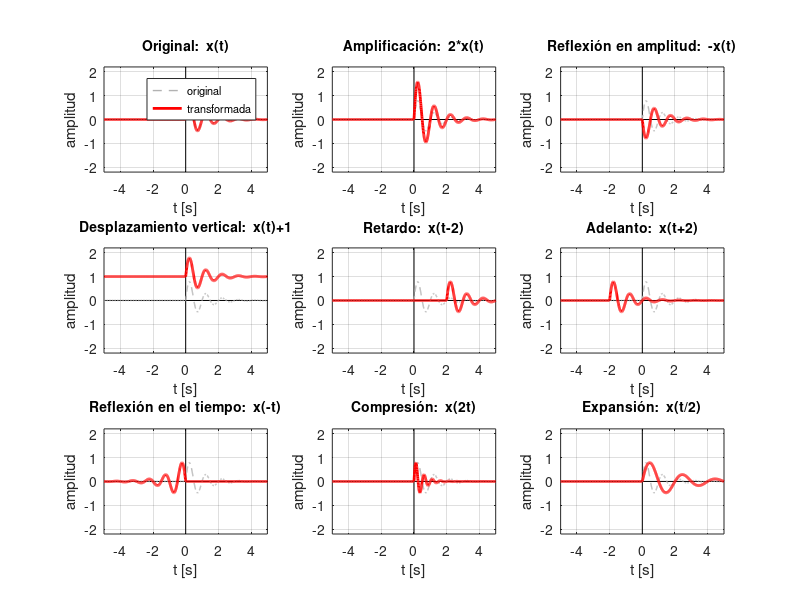

MATLAB code to generate this figure:
%% GRAFICACION DE SEÑALES Y TRANSFORMACIONES
%  Grafica una señal x(t) y sus transformaciones en amplitud y en tiempo.
%  Cada transformación es una función anónima @(t)..., que es el equivalente
%  en MATLAB a una función lambda.
%
%     y(t) = A*x(a*t + b) + B        A, B -> amplitud        a, b -> tiempo

clear; clc; close all;

% --- 1. Señal original ---------------------------------------------------
%  Al ser una función anónima y no un vector, se puede evaluar en CUALQUIER
%  argumento: x(t), x(2*t), x(-t)... y de ahí salen las transformaciones.
%  Cambia estas dos líneas para probar con otra señal.
nombre = 'e^{-t} sen(2\pi t) u(t)';
x = @(t) exp(-t) .* sin(2*pi*t) .* (t >= 0);

t = linspace(-5, 5, 1000);          % eje de tiempo: 1000 puntos entre -5 y 5

% --- 2. Transformaciones: cada fila es {titulo, función anónima} ---------
lista = {
    'Original:  x(t)',                  @(t)  x(t);
    'Amplificación:  2*x(t)',           @(t)  2*x(t);
    'Reflexión en amplitud:  -x(t)',    @(t) (-x(t));
    'Desplazamiento vertical:  x(t)+1', @(t)  x(t) + 1;
    'Retardo:  x(t-2)',                 @(t)  x(t - 2);
    'Adelanto:  x(t+2)',                @(t)  x(t + 2);
    'Reflexión en el tiempo:  x(-t)',   @(t)  x(-t);
    'Compresión:  x(2t)',               @(t)  x(2*t);
    'Expansión:  x(t/2)',               @(t)  x(t/2)
    };

% --- 3. Una gráfica por transformación -----------------------------------
figure('Color', 'w', 'Position', [60 50 1150 720]);

for k = 1:size(lista, 1)
    titulo = lista{k, 1};
    y      = lista{k, 2};

    subplot(3, 3, k);
    plot([-5 5], [0 0], 'k', 'LineWidth', 0.5);        % ejes de referencia
    hold on;
    plot([0 0], [-2.2 2.2], 'k', 'LineWidth', 0.5);
    h1 = plot(t, x(t), '--', 'Color', [0.7 0.7 0.7], 'LineWidth', 1);  % original
    h2 = plot(t, y(t), 'r', 'LineWidth', 2);                           % transformada
    hold off;

    if k == 1
        legend([h1 h2], 'original', 'transformada', 'Location', 'northeast', 'FontSize', 8);
    end

    title(titulo, 'Interpreter', 'none', 'FontSize', 10);
    xlabel('t [s]'); ylabel('amplitud');
    xlim([-5 5]); ylim([-2.2 2.2]);
    grid on;
end

if exist('sgtitle', 'file')         % sgtitle existe desde R2018b
    sgtitle(['Señal  x(t) = ' nombre '   y sus transformaciones'], 'FontSize', 13);
end
